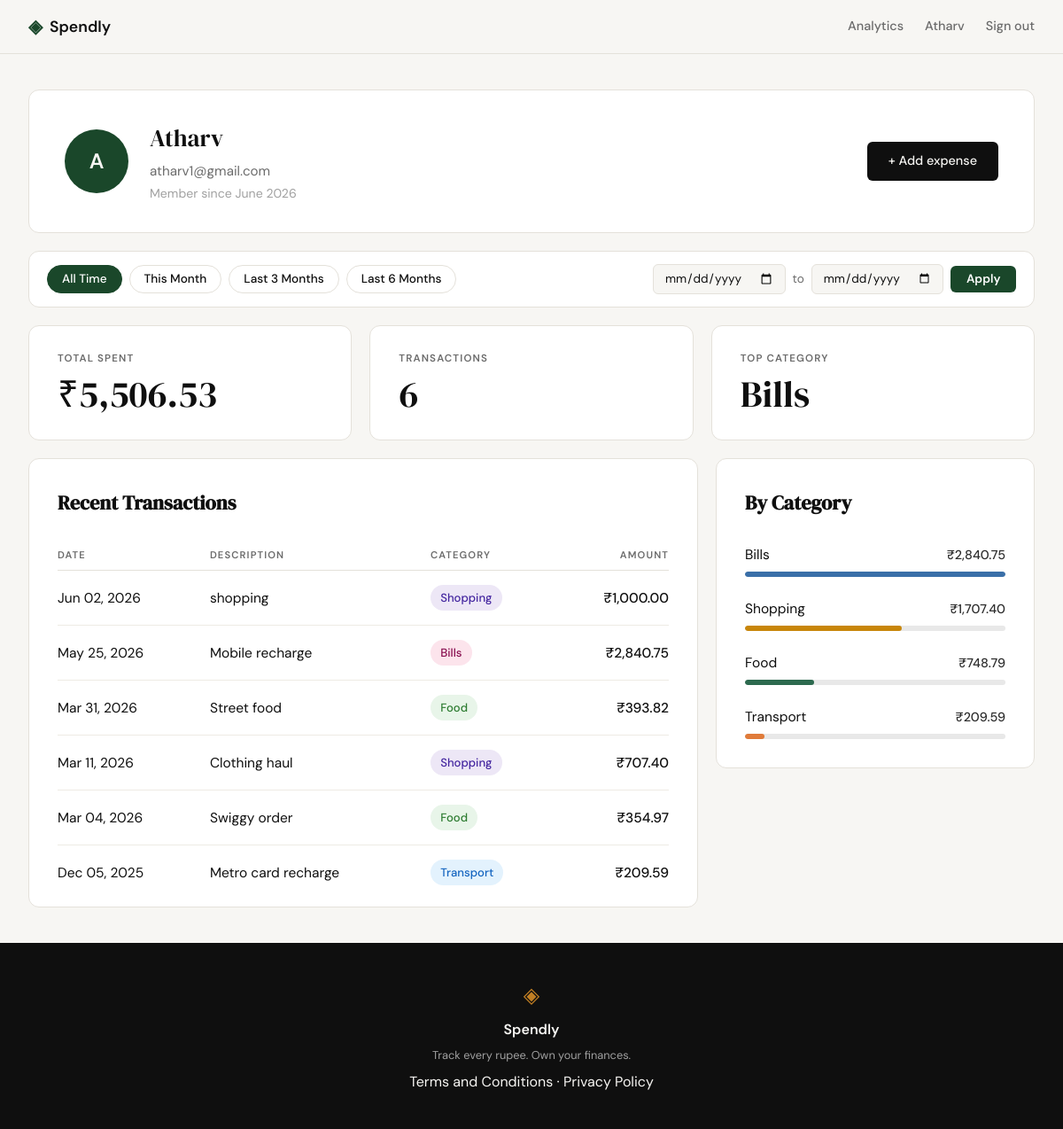
Page /profile (signed in) on the committed database.
### tables this page shows
CREATE TABLE users (
            id            INTEGER PRIMARY KEY AUTOINCREMENT,
            name          TEXT    NOT NULL,
            email         TEXT    UNIQUE NOT NULL,
            password_hash TEXT    NOT NULL,
            created_at    TEXT    DEFAULT (datetime('now'))
        );

CREATE TABLE expenses (
            id          INTEGER PRIMARY KEY AUTOINCREMENT,
            user_id     INTEGER NOT NULL REFERENCES users(id),
            amount      REAL    NOT NULL,
            category    TEXT    NOT NULL,
            date        TEXT    NOT NULL,
            description TEXT,
            created_at  TEXT    DEFAULT (datetime('now'))
        );

### app.py (the view)
@app.route("/profile")
def profile():
    if not session.get("user_id"):
        return redirect(url_for("login"))
    uid = session["user_id"]
    _date_re = re.compile(r"^\d{4}-\d{2}-\d{2}$")
    from_date = request.args.get("from", "").strip()
    to_date = request.args.get("to", "").strip()
    preset = request.args.get("preset", "").strip()
    if from_date and not _date_re.match(from_date):
        from_date = ""
    if to_date and not _date_re.match(to_date):
        to_date = ""
    if preset not in {"month", "3months", "6months"}:
        preset = ""
    if from_date and to_date and from_date > to_date:
        flash("'From' date must be on or before 'To' date.", "error")
        from_date = to_date = ""
    user = get_user_by_id(uid)
    stats = get_summary_stats(uid, from_date=from_date or None, to_date=to_date or None)
    expenses = get_recent_transactions(uid, from_date=from_date or None, to_date=to_date or None)
    category_totals = get_category_breakdown(uid, from_date=from_date or None, to_date=to_date or None)
    return render_template(
        "profile.html",
        user=user,
        expenses=expenses,
        total=stats["total_spent"],
        transaction_count=stats["transaction_count"],
        top_category=stats["top_category"],
        category_totals=category_totals,
        from_date=from_date,
        preset=preset,
        to_date=to_date,
    )

### app.py (called while the page is built)
@app.template_filter("fmt_date")
def fmt_date(value):
    try:
        return datetime.strptime(value[:10], "%Y-%m-%d").strftime("%b %d, %Y")
    except Exception:
        return value

@app.template_filter("initials")
def initials(name):
    return "".join(w[0] for w in name.split() if w).upper()

@app.template_filter("inr")
def inr(value):
    return "{:,.2f}".format(value)

@app.template_filter("member_since")
def member_since(value):
    try:
        return datetime.strptime(value[:10], "%Y-%m-%d").strftime("%B %Y")
    except Exception:
        return value

### database/db.py (called while the page is built)
def get_db():
    conn = sqlite3.connect(DB_PATH)
    conn.row_factory = sqlite3.Row
    conn.execute("PRAGMA foreign_keys = ON")
    return conn

### database/queries.py (called while the page is built)
def _date_filter(from_date, to_date):
    if from_date and to_date:
        return "AND date BETWEEN ? AND ?", (from_date, to_date)
    return "", ()

def get_user_by_id(user_id):
    conn = get_db()
    try:
        row = conn.execute("SELECT * FROM users WHERE id = ?", (user_id,)).fetchone()
        return dict(row) if row else None
    finally:
        conn.close()

def get_recent_transactions(user_id, limit=10, from_date=None, to_date=None):
    clause, params = _date_filter(from_date, to_date)
    conn = get_db()
    try:
        rows = conn.execute(
            f"SELECT date, description, category, amount FROM expenses "
            f"WHERE user_id = ? {clause} ORDER BY date DESC, id DESC LIMIT ?",
            (user_id, *params, limit),
        ).fetchall()
        return [dict(r) for r in rows]
    finally:
        conn.close()

def get_summary_stats(user_id, from_date=None, to_date=None):
    clause, params = _date_filter(from_date, to_date)
    conn = get_db()
    try:
        row = conn.execute(
            f"SELECT COALESCE(SUM(amount), 0) AS total_spent, COUNT(*) AS transaction_count, "
            f"(SELECT category FROM expenses WHERE user_id = ? {clause} "
            f"GROUP BY category ORDER BY SUM(amount) DESC LIMIT 1) AS top_category "
            f"FROM expenses WHERE user_id = ? {clause}",
            (user_id, *params, user_id, *params),
        ).fetchone()
        return {
            "total_spent": row["total_spent"],
            "transaction_count": row["transaction_count"],
            "top_category": row["top_category"] or "—",
        }
    finally:
        conn.close()

### templates/profile.html (shortened to what this page needs)
{% extends "base.html" %}
{% block content %}
<div class="profile-page">
    <div class="profile-card">
        <div class="avatar">
            {{ user.name | initials }}
        </div>
        <div class="profile-info">
            <h2>{{ user.name }}</h2>
            <p class="email">{{ user.email }}</p>
            <p class="member-since">Member since {{ user.created_at | member_since }}</p>
        </div>
        <a href="{{ url_for('add_expense') }}" class="btn-primary">+ Add expense</a>
    </div>
    <form class="date-filter" method="get" action="{{ url_for('profile') }}" id="filter-form">
        <div class="filter-presets">
            <button type="button" class="preset-btn {% if not from_date and not to_date %}active{% endif %}"
                    onclick="applyPreset('all')">All Time</button>
            <button type="button" class="preset-btn {% if preset == 'month' %}active{% endif %}"
                    onclick="applyPreset('month')">This Month</button>
            <button type="button" class="preset-btn {% if preset == '3months' %}active{% endif %}"
                    onclick="applyPreset('3months')">Last 3 Months</button>
            <button type="button" class="preset-btn {% if preset == '6months' %}active{% endif %}"
                    onclick="applyPreset('6months')">Last 6 Months</button>
        </div>
        <div class="filter-custom">
            <input type="date" id="from" name="from" value="{{ from_date or '' }}">
            <span class="filter-to-label">to</span>
            <input type="date" id="to" name="to" value="{{ to_date or '' }}">
            <button type="submit" class="filter-btn">Apply</button>
        </div>
    </form>
    <div class="stats-row">
        <div class="stat-card">
            <div class="stat-label">Total Spent</div>
            <div class="stat-value">₹{{ total | inr }}</div>
        </div>
        <div class="stat-card">
            <div class="stat-label">Transactions</div>
            <div class="stat-value">{{ transaction_count }}</div>
        </div>
        <div class="stat-card">
            <div class="stat-label">Top Category</div>
            <div class="stat-value">{{ top_category or "—" }}</div>
        </div>
    </div>
    <div class="bottom-row">
    <div class="transactions-card">
        <h3>Recent Transactions</h3>
        {% if expenses %}
        <table class="tx-table">
            <thead>
                <tr>
                    <th>Date</th>
                    <th>Description</th>
                    <th>Category</th>
                    <th class="th-right">Amount</th>
                </tr>
            </thead>
            <tbody>
                {% for e in expenses %}
                <tr>
                    <td>{{ e.date | fmt_date }}</td>
                    <td>{{ e.description or "—" }}</td>
                    <td>
                        <span class="category-badge {{ e.category | lower }}">{{ e.category }}</span>
                    </td>
                    <td class="amount">₹{{ e.amount | inr }}</td>
                </tr>
                {% endfor %}
            </tbody>
        </table>
        {% else %}
        <p class="empty-state">No transactions yet.</p>
        {% endif %}
    </div>
    <div class="breakdown-card">
        <h3>By Category</h3>
        {% if category_totals %}
        {% set max_amt = category_totals[0][1] %}
        <div class="breakdown-list">
            {% for cat, amt in category_totals %}
            <div class="breakdown-row">
                <div class="breakdown-row-header">
                    <span class="cat-name">{{ cat }}</span>
                    <span class="breakdown-amount">₹{{ amt | inr }}</span>
                </div>
                <div class="breakdown-bar-track">
                    <div class="breakdown-bar {{ cat | lower }}" style="width: {{ (amt / max_amt * 100) | round(1) }}%"></div>
                </div>
            </div>
            {% endfor %}
        </div>
        {% else %}
        <p class="empty-state">No data yet.</p>
        {% endif %}
    </div>
    </div>
</div>
{% endblock %}

### templates/base.html (shortened to what this page needs)
<!DOCTYPE html>
<html lang="en">
<head>
    <link rel="stylesheet" href="{{ url_for('static', filename='css/style.css') }}">
</head>
<body>
    <nav class="navbar">
        <div class="nav-inner">
            <a href="{{ url_for('landing') }}" class="nav-brand">
                <span class="brand-icon">◈</span>
                <span class="brand-name">Spendly</span>
            </a>
            <div class="nav-links">
                {% if session.user_id %}
                    <a href="{{ url_for('analytics') }}" class="{% if request.endpoint == 'analytics' %}nav-active{% endif %}">Analytics</a>
                    <span class="nav-username">{{ session.user_name }}</span>
                    <a href="{{ url_for('logout') }}">Sign out</a>
                {% else %}
                    <a href="{{ url_for('login') }}">Sign in</a>
                    <a href="{{ url_for('register') }}" class="nav-cta">Get started</a>
                {% endif %}
            </div>
        </div>
    </nav>
    <main class="main-content">
        {% block content %}{% endblock %}
    </main>
    <footer class="footer">
        <div class="footer-inner">
            <span class="brand-icon">◈</span>
            <span class="footer-name">Spendly</span>
            <p class="footer-copy">Track every rupee. Own your finances.</p>
            <p><a href="{{ url_for('terms') }}">Terms and Conditions</a> · <a href="{{ url_for('privacy') }}">Privacy Policy</a></p>
        </div>
    </footer>
</body>
</html>

### rows in the picture
users: user_name "Atharv", name|initials "A", name "Atharv", email "atharv1@gmail.com", created_at|member_since "June 2026"
expenses: category "Bills", date|fmt_date "May 25, 2026", description "Mobile recharge", amount|inr "2,840.75", amount "2,840.75", {{ (amt / max_amt * 100) | round(1) }} 100.0 (drawn)
expenses: date|fmt_date "Jun 02, 2026", description "shopping", category "Shopping", amount|inr "1,000.00"
expenses: date|fmt_date "Mar 31, 2026", description "Street food", category "Food", amount|inr "393.82"
expenses: date|fmt_date "Mar 11, 2026", description "Clothing haul", category "Shopping", amount|inr "707.40"
expenses: date|fmt_date "Mar 04, 2026", description "Swiggy order", category "Food", amount|inr "354.97"
expenses: date|fmt_date "Dec 05, 2025", description "Metro card recharge", category "Transport", amount|inr "209.59", amount "209.59", {{ (amt / max_amt * 100) | round(1) }} 7.4 (drawn)

### other values in the picture
{{ total | inr }} "5,506.53"
{{ transaction_count }} "6"
{{ cat }} "Shopping" "Food"
{{ amt | inr }} "1,707.40" "748.79"
